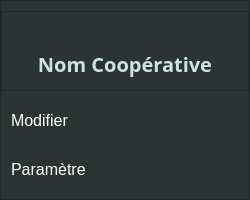
<?xml version="1.0" encoding="UTF-8"?>
<ui version="4.0">
 <class>iconUserClickedDialog</class>
 <widget class="QDialog" name="iconUserClickedDialog">
  <property name="enabled">
   <bool>true</bool>
  </property>
  <property name="geometry">
   <rect>
    <x>0</x>
    <y>0</y>
    <width>250</width>
    <height>200</height>
   </rect>
  </property>
  <property name="minimumSize">
   <size>
    <width>250</width>
    <height>200</height>
   </size>
  </property>
  <property name="maximumSize">
   <size>
    <width>250</width>
    <height>200</height>
   </size>
  </property>
  <property name="windowTitle">
   <string>Dialog</string>
  </property>
  <property name="windowOpacity">
   <double>0.999000000000000</double>
  </property>
  <property name="styleSheet">
   <string notr="true">background-color: rgb(44, 51, 51);</string>
  </property>
  <layout class="QVBoxLayout" name="verticalLayout">
   <property name="spacing">
    <number>0</number>
   </property>
   <property name="leftMargin">
    <number>0</number>
   </property>
   <property name="topMargin">
    <number>0</number>
   </property>
   <property name="rightMargin">
    <number>0</number>
   </property>
   <property name="bottomMargin">
    <number>0</number>
   </property>
   <item>
    <widget class="QFrame" name="editParamFrame">
     <property name="sizePolicy">
      <sizepolicy hsizetype="Preferred" vsizetype="Expanding">
       <horstretch>0</horstretch>
       <verstretch>0</verstretch>
      </sizepolicy>
     </property>
     <property name="frameShape">
      <enum>QFrame::StyledPanel</enum>
     </property>
     <property name="frameShadow">
      <enum>QFrame::Raised</enum>
     </property>
     <layout class="QVBoxLayout" name="verticalLayout_2">
      <property name="spacing">
       <number>0</number>
      </property>
      <property name="leftMargin">
       <number>0</number>
      </property>
      <property name="topMargin">
       <number>0</number>
      </property>
      <property name="rightMargin">
       <number>0</number>
      </property>
      <property name="bottomMargin">
       <number>0</number>
      </property>
      <item>
       <widget class="QFrame" name="frame">
        <property name="minimumSize">
         <size>
          <width>0</width>
          <height>80</height>
         </size>
        </property>
        <property name="maximumSize">
         <size>
          <width>16777215</width>
          <height>80</height>
         </size>
        </property>
        <property name="frameShape">
         <enum>QFrame::StyledPanel</enum>
        </property>
        <property name="frameShadow">
         <enum>QFrame::Raised</enum>
        </property>
        <layout class="QVBoxLayout" name="verticalLayout_3">
         <property name="spacing">
          <number>0</number>
         </property>
         <property name="leftMargin">
          <number>0</number>
         </property>
         <property name="topMargin">
          <number>0</number>
         </property>
         <property name="rightMargin">
          <number>0</number>
         </property>
         <property name="bottomMargin">
          <number>0</number>
         </property>
         <item alignment="Qt::AlignRight">
          <widget class="QPushButton" name="xbutton">
           <property name="minimumSize">
            <size>
             <width>25</width>
             <height>25</height>
            </size>
           </property>
           <property name="maximumSize">
            <size>
             <width>25</width>
             <height>25</height>
            </size>
           </property>
           <property name="cursor">
            <cursorShape>PointingHandCursor</cursorShape>
           </property>
           <property name="styleSheet">
            <string notr="true">#xbutton {
	border: none;
}

#xbutton:Hover {
	background-color: rgb(214, 71, 0);
}
</string>
           </property>
           <property name="text">
            <string/>
           </property>
           <property name="icon">
            <iconset resource="Ressources.qrc">
             <normaloff>:/Icons/Bold Icons/x.svg</normaloff>:/Icons/Bold Icons/x.svg</iconset>
           </property>
           <property name="iconSize">
            <size>
             <width>20</width>
             <height>20</height>
            </size>
           </property>
          </widget>
         </item>
         <item>
          <widget class="QLabel" name="nomCoop">
           <property name="sizePolicy">
            <sizepolicy hsizetype="Preferred" vsizetype="Expanding">
             <horstretch>0</horstretch>
             <verstretch>0</verstretch>
            </sizepolicy>
           </property>
           <property name="minimumSize">
            <size>
             <width>0</width>
             <height>50</height>
            </size>
           </property>
           <property name="maximumSize">
            <size>
             <width>16777215</width>
             <height>50</height>
            </size>
           </property>
           <property name="font">
            <font>
             <family>Lucida Sans Unicode</family>
             <pointsize>15</pointsize>
             <weight>75</weight>
             <bold>true</bold>
            </font>
           </property>
           <property name="styleSheet">
            <string notr="true">color: rgb(203, 228, 222);</string>
           </property>
           <property name="text">
            <string>Nom Coopérative</string>
           </property>
           <property name="alignment">
            <set>Qt::AlignCenter</set>
           </property>
          </widget>
         </item>
        </layout>
       </widget>
      </item>
      <item>
       <widget class="QPushButton" name="modifierBtn">
        <property name="font">
         <font>
          <family>MS Sans Serif</family>
          <pointsize>12</pointsize>
         </font>
        </property>
        <property name="cursor">
         <cursorShape>PointingHandCursor</cursorShape>
        </property>
        <property name="styleSheet">
         <string notr="true">color: white;
border: none;
text-align: left;
padding: 10px 0 10px 10px;</string>
        </property>
        <property name="text">
         <string>Modifier</string>
        </property>
        <property name="icon">
         <iconset resource="Ressources.qrc">
          <normaloff>:/Icons/Bold Icons/edit-3.svg</normaloff>:/Icons/Bold Icons/edit-3.svg</iconset>
        </property>
        <property name="iconSize">
         <size>
          <width>20</width>
          <height>20</height>
         </size>
        </property>
       </widget>
      </item>
      <item>
       <widget class="QPushButton" name="parametreBtn">
        <property name="font">
         <font>
          <family>MS Sans Serif</family>
          <pointsize>12</pointsize>
         </font>
        </property>
        <property name="cursor">
         <cursorShape>PointingHandCursor</cursorShape>
        </property>
        <property name="styleSheet">
         <string notr="true">color: white;
border: none;
text-align: left;
padding: 10px 0 10px 10px;</string>
        </property>
        <property name="text">
         <string>Paramètre</string>
        </property>
        <property name="icon">
         <iconset resource="Ressources.qrc">
          <normaloff>:/Icons/Bold Icons/settings.svg</normaloff>:/Icons/Bold Icons/settings.svg</iconset>
        </property>
        <property name="iconSize">
         <size>
          <width>20</width>
          <height>20</height>
         </size>
        </property>
       </widget>
      </item>
     </layout>
    </widget>
   </item>
  </layout>
 </widget>
 <resources>
  <include location="Ressources.qrc"/>
 </resources>
 <connections/>
</ui>
